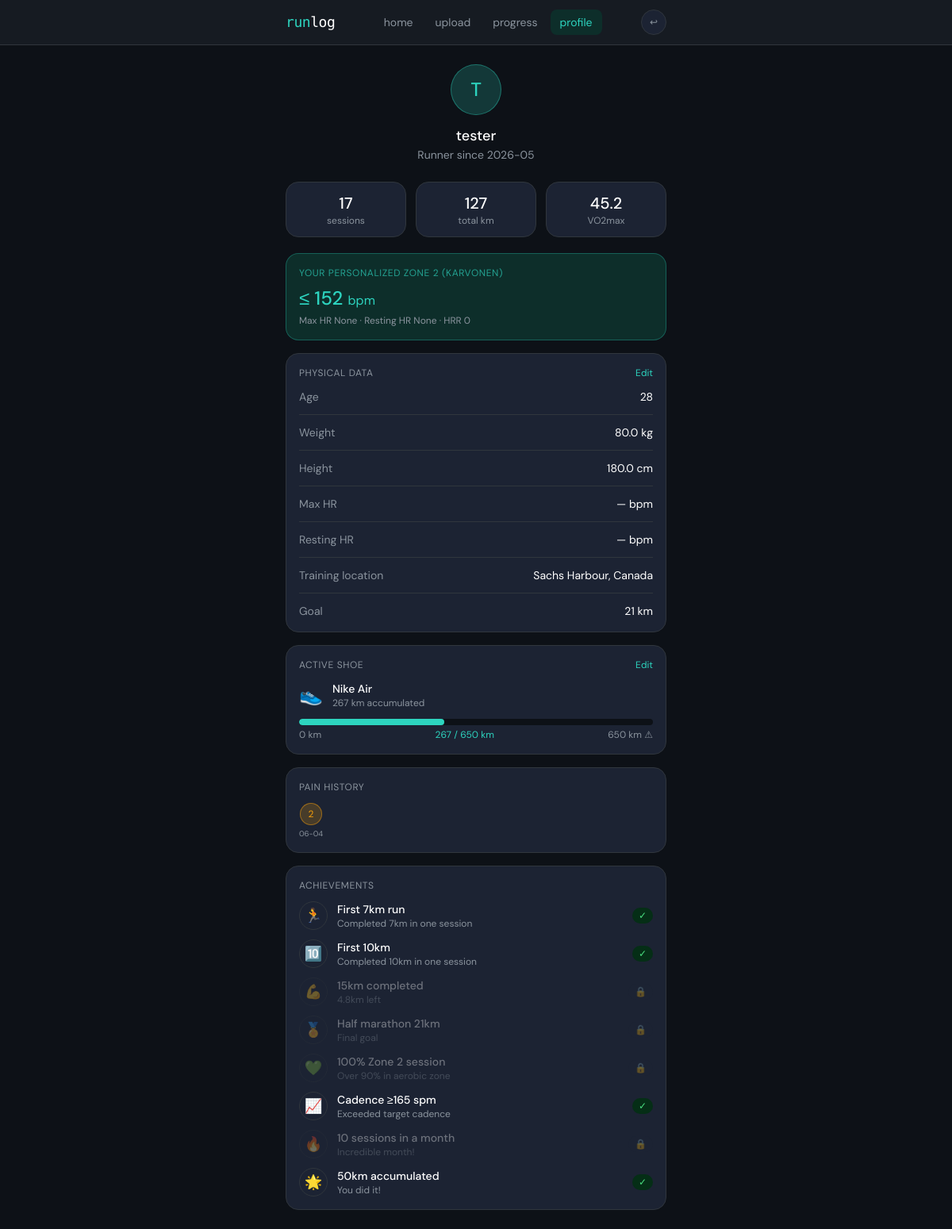
Screenshot of /profile (signed in) with the database file from the repository.
### tables this page shows
CREATE TABLE users (
    id          INTEGER PRIMARY KEY AUTOINCREMENT,
    username    TEXT    NOT NULL UNIQUE,
    hash        TEXT    NOT NULL,
    age         INTEGER,
    weight_kg   REAL,
    height_cm   REAL,
    sex         TEXT,
    hr_max      INTEGER,
    hr_rest     INTEGER,
    location    TEXT,
    created_at  DATETIME DEFAULT CURRENT_TIMESTAMP
, goal_km INTEGER DEFAULT 21);

CREATE TABLE user_stats (
    user_id          INTEGER PRIMARY KEY,
    km_total         REAL    DEFAULT 0,
    km_max_session   REAL    DEFAULT 0,
    min_total        INTEGER DEFAULT 0,
    min_max_session  INTEGER DEFAULT 0,
    FOREIGN KEY (user_id) REFERENCES users(id)
);

CREATE TABLE shoes (
    id         INTEGER PRIMARY KEY AUTOINCREMENT,
    user_id    INTEGER NOT NULL,
    name       TEXT    NOT NULL,
    km         REAL    DEFAULT 0,
    active     INTEGER DEFAULT 1,
    created_at DATETIME DEFAULT CURRENT_TIMESTAMP, km_limit INTEGER DEFAULT 650,
    FOREIGN KEY (user_id) REFERENCES users(id)
);

### app.py (the view)
@app.route("/profile")
@login_required
def profile():
    user_id = session.get("user_id")
    user          = get_user_by_id(user_id)
    if not user:
        session.clear()
        return redirect("/login")
    shoe_result   = get_shoe(user_id)
    shoe          = shoe_result[0] if shoe_result else None
    hr_max  = user["hr_max"]  or (220 - (user["age"] or 30))
    hr_rest = user["hr_rest"] or 60
    zone2_ceiling = calculate_zone2_ceiling(hr_max, hr_rest)
    total_sessions = get_total_sessions(user_id)
    vo2max         = get_last_vo2max(user_id)
    pain_raw = get_pain_history(user_id)
    pain_history = []
    for p in pain_raw:
        for zone in (p["pain_zones"] or "").split(","):
            if zone:
                pain_history.append({
                    "zone":       zone,
                    "intensity":  p["pain_intensity"] or 1,
                    "date":       p["session_date"],
                    "date_short": p["session_date"][5:],
                })
    pain_alert = check_pain_alerts(pain_history)
    unlocked = {r["type"] for r in get_achievements(user_id)}
    stats    = get_user_stats(user_id)
    max_dist = stats["km_max_session"] if stats else 0
    total_km_val = stats["km_total"] if stats else 0
    sessions_this_month = len(fetch_monthly_workouts(user_id))
    achievements = [
        {"icon": "🏃", "title": "First 7km run",        "subtitle": "Completed 7km in one session",       "unlocked": "distance_7k"  in unlocked},
        {"icon": "🔟", "title": "First 10km",            "subtitle": "Completed 10km in one session",      "unlocked": "distance_10k" in unlocked},
        {"icon": "💪", "title": "15km completed",        "subtitle": f"{round(max(15-max_dist,0),1)}km left" if max_dist < 15 else "You did it!", "unlocked": "distance_15k" in unlocked},
        {"icon": "🏅", "title": "Half marathon 21km",    "subtitle": "Final goal",                         "unlocked": "distance_21k" in unlocked},
        {"icon": "💚", "title": "100% Zone 2 session",   "subtitle": "Over 90% in aerobic zone",           "unlocked": "zone2_perfect" in unlocked},
        {"icon": "📈", "title": "Cadence ≥165 spm",      "subtitle": "Exceeded target cadence",            "unlocked": "cadence_165"  in unlocked},
        {"icon": "🔥", "title": "10 sessions in a month","subtitle": f"{sessions_this_month} this month" if sessions_this_month < 10 else "Incredible month!", "unlocked": "sessions_10_month" in unlocked},
        {"icon": "🌟", "title": "50km accumulated",      "subtitle": f"{round(max(50-total_km_val,0),1)}km left" if total_km_val < 50 else "You did it!", "unlocked": "total_50km" in unlocked},
    ]
    member_since = user["created_at"][:7] if user.get("created_at") else "—"
    return render_template("profile.html",
        user           = user,
        zone2_ceiling  = zone2_ceiling,
        total_km       = total_km_val,
        total_sessions = total_sessions,
        vo2max         = vo2max,
        shoe           = shoe,
        pain_history   = pain_history[:20],
        pain_alert     = pain_alert,
        achievements   = achievements,
        member_since   = member_since,
    )

### app.py (called while the page is built)
@app.context_processor
def inject_globals():
    return {
        "today": datetime.now().strftime("%d de %B, %Y"),
        "today_date": date.today().isoformat()
    }

### db.py (called while the page is built)
def get_user_by_id(user_id):
    result = db.execute("SELECT * FROM users WHERE id = ?", user_id)
    if not result:
        return None
    return result[0]

def get_shoe(user_id):
    return db.execute("SELECT * FROM shoes WHERE user_id = ? AND active = 1 LIMIT 1", user_id)

def get_pain_history(user_id):
    return db.execute(
        """SELECT pain_zones, pain_intensity, session_date
           FROM sessions
           WHERE user_id = ? AND pain_zones != '' AND pain_zones IS NOT NULL
           ORDER BY session_date DESC
           LIMIT 14""",
        user_id
    )

def get_user_stats(user_id):
    result = db.execute("SELECT * FROM user_stats WHERE user_id = ?", user_id)
    return result[0] if result else None

def get_total_sessions(user_id):
    result = db.execute("SELECT COUNT(*) as count FROM sessions WHERE user_id = ?", user_id)
    return result[0]["count"] if result else 0

def get_last_vo2max(user_id):
    result = db.execute(
        "SELECT vo2max FROM sessions WHERE user_id = ? AND vo2max IS NOT NULL ORDER BY session_date DESC LIMIT 1",
        user_id
    )
    return result[0]["vo2max"] if result else None

def fetch_monthly_workouts(user_id):
    return db.execute("SELECT * FROM sessions WHERE user_id = ? and session_date >= ? ORDER BY session_date DESC", user_id, (date.today() - timedelta(days=30)))

def get_achievements(user_id):
    return db.execute("SELECT type, unlocked_at FROM achievements WHERE user_id = ?", user_id)

### helpers.py (called while the page is built)
def login_required(f):
    @wraps(f)
    def decorated_function(*args, **kwargs):
        if session.get("user_id") is None:
            return redirect("/login")
        return f(*args, **kwargs)
    return decorated_function

def calculate_zone2_ceiling(hr_max, hr_rest):
    try:
        hrr = hr_max - hr_rest  # hrr = Heart Rate Reserve
        ceiling = round((hrr * 0.70) + hr_rest)
        return ceiling
    except (TypeError, ValueError):
        return 145

### templates/profile.html (shortened to what this page needs)
{% extends "layout.html" %}
{% block content %}
<div class="text-center mb-6 fade-up">
  <div class="w-16 h-16 rounded-full bg-teal/20 border border-teal/40 flex items-center justify-center text-2xl font-medium text-teal mx-auto mb-3">
    {{ session.username[0] | upper }}
  </div>
  <h1 class="text-lg font-medium">{{ session.username }}</h1>
  <p class="text-muted text-sm">Runner since {{ member_since }}</p>
</div>
<div class="grid grid-cols-3 gap-3 mb-5 fade-up fade-up-1">
  <div class="bg-card border border-border rounded-xl2 p-3 text-center">
    <p class="text-xl font-medium">{{ total_sessions }}</p>
    <p class="text-xs text-muted">sessions</p>
  </div>
  <div class="bg-card border border-border rounded-xl2 p-3 text-center">
    <p class="text-xl font-medium">{{ total_km | round(0) | int }}</p>
    <p class="text-xs text-muted">total km</p>
  </div>
  <div class="bg-card border border-border rounded-xl2 p-3 text-center">
    <p class="text-xl font-medium">{{ vo2max or '—' }}</p>
    <p class="text-xs text-muted">VO2max</p>
  </div>
</div>
{% if zone2_ceiling %}
<div class="bg-[#0d2e2a] border border-teal/30 rounded-xl2 p-4 mb-4 fade-up fade-up-1">
  <p class="text-xs text-teal/70 uppercase tracking-wider mb-2">Your personalized Zone 2 (Karvonen)</p>
  <p class="text-2xl font-medium text-teal">≤ {{ zone2_ceiling }} <span class="text-base font-normal">bpm</span></p>
  <p class="text-xs text-muted mt-1">
    Max HR {{ user.hr_max }} · Resting HR {{ user.hr_rest }} · HRR {{ (user.hr_max | int) - (user.hr_rest | int) }}
  </p>
</div>
{% endif %}
<div class="bg-card border border-border rounded-xl2 p-4 mb-4 fade-up fade-up-2">
  <div class="flex items-center justify-between mb-3">
    <p class="text-xs text-muted uppercase tracking-wider">Physical data</p>
    <a href="/profile/edit" class="text-xs text-teal hover:underline">Edit</a>
  </div>
  <div class="space-y-3">
    <div class="flex justify-between text-sm">
      <span class="text-muted">Age</span>
      <span>{{ user.age or '—' }}</span>
    </div>
    <div class="flex justify-between text-sm border-t border-border pt-3">
      <span class="text-muted">Weight</span>
      <span>{{ user.weight_kg or '—' }} kg</span>
    </div>
    <div class="flex justify-between text-sm border-t border-border pt-3">
      <span class="text-muted">Height</span>
      <span>{{ user.height_cm or '—' }} cm</span>
    </div>
    <div class="flex justify-between text-sm border-t border-border pt-3">
      <span class="text-muted">Max HR</span>
      <span>{{ user.hr_max or '—' }} bpm</span>
    </div>
    <div class="flex justify-between text-sm border-t border-border pt-3">
      <span class="text-muted">Resting HR</span>
      <span>{{ user.hr_rest or '—' }} bpm</span>
    </div>
    <div class="flex justify-between text-sm border-t border-border pt-3">
      <span class="text-muted">Training location</span>
      <span class="text-right text-sm">{{ user.location or '—' }}</span>
    </div>
    <div class="flex justify-between text-sm border-t border-border pt-3">
      <span class="text-muted">Goal</span>
      <span>{{ user.goal_km or 21 }} km</span>
    </div>
  </div>
</div>
<div class="bg-card border border-border rounded-xl2 p-4 mb-4 fade-up fade-up-2">
  <div class="flex items-center justify-between mb-3">
    <p class="text-xs text-muted uppercase tracking-wider">Active shoe</p>
    <a href="/profile/shoe" class="text-xs text-teal hover:underline">Edit</a>
  </div>
  {% if shoe %}
  <div class="flex items-center gap-3 mb-3">
    <div class="text-2xl">👟</div>
    <div>
      <p class="font-medium text-sm">{{ shoe.name }}</p>
      <p class="text-xs text-muted">{{ shoe.km | round(0) | int }} km accumulated</p>
    </div>
  </div>
  {% set pct = [(shoe.km / shoe.km_limit * 100), 100] | min %}
  <div class="relative h-2 bg-bg rounded-full overflow-hidden mb-1">
    <div class="absolute h-full rounded-full transition-all duration-700
                {% if pct >= 85 %}bg-bad{% elif pct >= 70 %}bg-warn{% else %}bg-teal{% endif %}"
         style="width: {{ pct }}%"></div>
  </div>
  <div class="flex justify-between text-xs text-muted">
    <span>0 km</span>
    <span class="{% if pct >= 85 %}text-bad{% elif pct >= 70 %}text-warn{% else %}text-teal{% endif %}">
      {{ shoe.km | round(0) | int }} / {{ shoe.km_limit }} km
    </span>
    <span>{{ shoe.km_limit }} km ⚠</span>
  </div>
  {% else %}
  <a href="/profile/shoe" class="text-sm text-teal hover:underline">+ Register shoe</a>
  {% endif %}
</div>
{% if pain_history %}
<div class="bg-card border border-border rounded-xl2 p-4 mb-4 fade-up fade-up-3">
  <p class="text-xs text-muted uppercase tracking-wider mb-3">Pain history</p>
  <div class="flex gap-2 flex-wrap">
    {% for p in pain_history %}
    <div class="flex flex-col items-center gap-1">
      <div class="w-7 h-7 rounded-full border flex items-center justify-center text-xs
                  {% if p.intensity >= 4 %}bg-bad/20 border-bad/50 text-bad
                  {% elif p.intensity >= 2 %}bg-warn/20 border-warn/50 text-warn
                  {% else %}bg-border border-border text-muted{% endif %}">
        {{ p.intensity }}
      </div>
      <span class="text-muted" style="font-size:.6rem">{{ p.date_short }}</span>
    </div>
    {% endfor %}
  </div>
</div>
{% endif %}
<div class="bg-card border border-border rounded-xl2 p-4 fade-up fade-up-3">
  <p class="text-xs text-muted uppercase tracking-wider mb-3">Achievements</p>
  <div class="space-y-3">
    {% for a in achievements %}
    <div class="flex items-center gap-3 {% if not a.unlocked %}opacity-35{% endif %}">
      <div class="w-9 h-9 rounded-full bg-card border border-border flex items-center justify-center text-lg flex-shrink-0">
        {{ a.icon }}
      </div>
      <div class="flex-1">
        <p class="text-sm font-medium">{{ a.title }}</p>
        <p class="text-xs text-muted">{{ a.subtitle }}</p>
      </div>
      {% if a.unlocked %}
        <span class="text-xs badge-green px-2 py-0.5 rounded-full">✓</span>
      {% else %}
        <span class="text-xs badge-gray px-2 py-0.5 rounded-full">🔒</span>
      {% endif %}
    </div>
    {% endfor %}
  </div>
</div>
{% endblock %}

### templates/layout.html (shortened to what this page needs)
<!DOCTYPE html>
<html lang="en" class="h-full">
<head>
  <script src="https://cdn.tailwindcss.com"></script>
  <link rel="stylesheet" href="{{ url_for('static', filename='styles.css') }}">
</head>
<body class="bg-bg text-white min-h-full flex flex-col">
  {% if session.user_id %}
  <header class="bg-surface border-b border-border sticky top-0 z-50">
    <div class="max-w-lg mx-auto px-4 flex items-center justify-between h-14">
      <a href="/" class="flex items-center gap-2">
        <span class="text-teal font-mono font-medium text-lg tracking-tight">run<span class="text-white">log</span></span>
      </a>
      <nav class="hidden sm:flex items-center gap-1">
        <a href="/"        class="nav-link {% if request.path == '/' %}nav-active{% endif %}">home</a>
        <a href="/upload"  class="nav-link {% if request.path == '/upload' %}nav-active{% endif %}">upload</a>
        <a href="/history" class="nav-link {% if request.path == '/history' %}nav-active{% endif %}">progress</a>
        <a href="/profile" class="nav-link {% if request.path == '/profile' %}nav-active{% endif %}">profile</a>
      </nav>
      <div class="flex items-center gap-3">
        <a href="/logout" class="w-8 h-8 rounded-full bg-card border border-border flex items-center justify-center text-muted hover:text-white hover:border-teal transition-all text-xs">
          ↩
        </a>
      </div>
    </div>
  </header>
  {% endif %}
  <main class="flex-1 max-w-lg mx-auto w-full px-4 py-6">
    {% block content %}{% endblock %}
  </main>
</body>
</html>

### templates/layout.html (style rules this page uses)
body { font-family: 'DM Sans', sans-serif; }
.fade-up { animation: fadeUp .35s ease both; }
.fade-up-1 { animation-delay: .05s; }
.fade-up-2 { animation-delay: .10s; }
.fade-up-3 { animation-delay: .15s; }
.badge-green { background:#052e16; color:#4ade80; }
.badge-gray { background:#1c2333; color:#8b949e; }
.nav-link { padding: .35rem .75rem; border-radius: .5rem; font-size: .875rem; color: #8b949e; transition: all .15s; }
.nav-active { color: #2dd4bf !important; background: #0d2e2a !important; }

### rows the page displays
users: username "tester", age "28", weight_kg "80.0", height_cm "180.0", location "Sachs Harbour, Canada", goal_km "21"
user_stats: km_total "127"
shoes: name "Nike Air", km "267", km_limit "650"

### other values shown
{{ session.username[0] | upper }} "T"
{{ member_since }} "2026-05"
{{ total_sessions }} "17"
{{ vo2max or '—' }} "45.2"
{{ zone2_ceiling }} "152"
{{ user.hr_max }} "None"
{{ user.hr_rest }} "None"
{{ (user.hr_max | int) - (user.hr_rest | int) }} "0"
{{ user.hr_max or '—' }} "—"
{{ user.hr_rest or '—' }} "—"
{{ p.intensity }} "2"
{{ p.date_short }} "06-04"
{{ a.icon }} "🏃" "🔟" "💪" "🏅" "💚" "📈" "🔥" "🌟"
{{ a.title }} "First 7km run" "First 10km" "15km completed" "Half marathon 21km" "100% Zone 2 session" "Cadence ≥165 spm" "10 sessions in a month" "50km accumulated"
{{ a.subtitle }} "Completed 7km in one session" "Completed 10km in one session" "4.8km left" "Final goal" "Over 90% in aerobic zone" "Exceeded target cadence" "Incredible month!" "You did it!"
